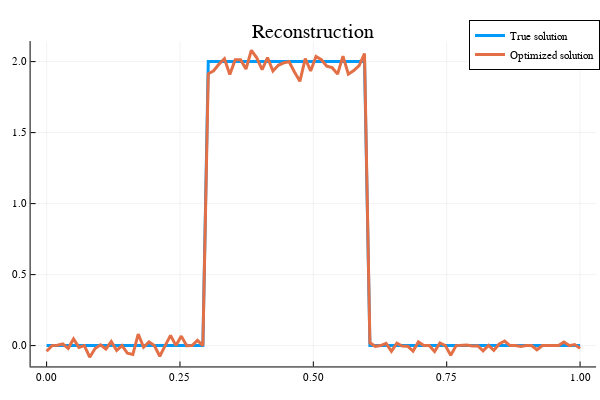

Write notebook code for a chart like this one.
### Code cell
x=[xt,xbest];

plot(px,x,title="Reconstruction",label=["True solution" "Optimized solution"],lw=3)

### Figure 1 — Plotly figure (JSON) as saved in the notebook; plotly's stock layout.template omitted (floating-point values rounded to 4 significant figures)
{"data": [{"colorbar": {"len": 0.9039, "title": "", "x": 0.9934, "y": 0.4896}, "legendgroup": "True solution", "line": {"color": "rgba(0, 154, 250, 1.000)", "dash": "solid", "shape": "linear", "width": 3}, "mode": "lines", "name": "True solution", "showlegend": true, "type": "scatter", "x": [0, 0.0101, 0.0202, 0.0303, 0.0404, 0.05051, 0.06061, 0.07071, 0.08081, 0.09091, 0.101, 0.1111, 0.1212, 0.1313, 0.1414, 0.1515, 0.1616, 0.1717, 0.1818, 0.1919, 0.202, 0.2121, 0.2222, 0.2323, 0.2424, 0.2525, 0.2626, 0.2727, 0.2828, 0.2929, 0.303, 0.3131, 0.3232, 0.3333, 0.3434, 0.3535, 0.3636, 0.3737, 0.3838, 0.3939, 0.404, 0.4141, 0.4242, 0.4343, 0.4444, 0.4545, 0.4646, 0.4747, 0.4848, 0.4949, 0.5051, 0.5152, 0.5253, 0.5354, 0.5455, 0.5556, 0.5657, 0.5758, 0.5859, 0.596, 0.6061, 0.6162, 0.6263, 0.6364, 0.6465, 0.6566, 0.6667, 0.6768, 0.6869, 0.697, 0.7071, 0.7172, 0.7273, 0.7374, 0.7475, 0.7576, 0.7677, 0.7778, 0.7879, 0.798, 0.8081, 0.8182, 0.8283, 0.8384, 0.8485, 0.8586, 0.8687, 0.8788, 0.8889, 0.899, 0.9091, 0.9192, 0.9293, 0.9394, 0.9495, 0.9596, 0.9697, 0.9798, 0.9899, 1], "xaxis": "x", "y": [0, 0, 0, 0, 0, 0, 0, 0, 0, 0, 0, 0, 0, 0, 0, 0, 0, 0, 0, 0, 0, 0, 0, 0, 0, 0, 0, 0, 0, 0, 2, 2, 2, 2, 2, 2, 2, 2, 2, 2, 2, 2, 2, 2, 2, 2, 2, 2, 2, 2, 2, 2, 2, 2, 2, 2, 2, 2, 2, 2, 0, 0, 0, 0, 0, 0, 0, 0, 0, 0, 0, 0, 0, 0, 0, 0, 0, 0, 0, 0, 0, 0, 0, 0, 0, 0, 0, 0, 0, 0, 0, 0, 0, 0, 0, 0, 0, 0, 0, 0], "yaxis": "y"}, {"colorbar": {"len": 0.9039, "title": "", "x": 0.9934, "y": 0.4896}, "legendgroup": "Optimized solution", "line": {"color": "rgba(227, 111, 71, 1.000)", "dash": "solid", "shape": "linear", "width": 3}, "mode": "lines", "name": "Optimized solution", "showlegend": true, "type": "scatter", "x": [0, 0.0101, 0.0202, 0.0303, 0.0404, 0.05051, 0.06061, 0.07071, 0.08081, 0.09091, 0.101, 0.1111, 0.1212, 0.1313, 0.1414, 0.1515, 0.1616, 0.1717, 0.1818, 0.1919, 0.202, 0.2121, 0.2222, 0.2323, 0.2424, 0.2525, 0.2626, 0.2727, 0.2828, 0.2929, 0.303, 0.3131, 0.3232, 0.3333, 0.3434, 0.3535, 0.3636, 0.3737, 0.3838, 0.3939, 0.404, 0.4141, 0.4242, 0.4343, 0.4444, 0.4545, 0.4646, 0.4747, 0.4848, 0.4949, 0.5051, 0.5152, 0.5253, 0.5354, 0.5455, 0.5556, 0.5657, 0.5758, 0.5859, 0.596, 0.6061, 0.6162, 0.6263, 0.6364, 0.6465, 0.6566, 0.6667, 0.6768, 0.6869, 0.697, 0.7071, 0.7172, 0.7273, 0.7374, 0.7475, 0.7576, 0.7677, 0.7778, 0.7879, 0.798, 0.8081, 0.8182, 0.8283, 0.8384, 0.8485, 0.8586, 0.8687, 0.8788, 0.8889, 0.899, 0.9091, 0.9192, 0.9293, 0.9394, 0.9495, 0.9596, 0.9697, 0.9798, 0.9899, 1], "xaxis": "x", "y": [-0.03961, 0, 0.002132, 0.01182, -0.01936, 0.04669, -0.01261, 0, -0.08199, -0.02024, 0.005209, -0.02422, 0.02846, -0.03411, 0, -0.05403, -0.06271, 0.08142, -0.01147, 0.02596, 0, -0.07494, 0, 0.07235, 0, 0.06686, -0.0009313, 0, 0.03645, 0, 1.914, 1.936, 1.982, 2.02, 1.908, 2.012, 2.013, 1.947, 2.08, 2.027, 1.943, 2.029, 1.933, 1.974, 1.992, 1.999, 1.927, 1.861, 2.021, 1.934, 2.036, 2.013, 1.968, 1.957, 1.912, 2.039, 1.911, 1.937, 1.972, 2.057, 0.01966, -0.00513, 0, 0.01595, -0.04063, 0.01633, -0.00322, -0.004021, -0.03846, 0.02545, 0, 0, -0.04209, 0.01916, 0, -0.0684, 0, 0.004063, 0.003402, -0.002692, -0.0004187, -0.0372, 0.001367, -0.0333, 0.01164, 0.03228, 0, 0, -0.005709, 0, 0, -0.02924, 0, 0, 0, 0, 0.02519, 0, 0.007828, -0.01948], "yaxis": "y"}], "layout": {"annotations": [{"font": {"color": "rgba(0, 0, 0, 1.000)", "family": "sans-serif", "size": 20}, "rotation": 0, "showarrow": false, "text": "Reconstruction", "x": 0.5222, "xanchor": "center", "xref": "paper", "y": 1, "yanchor": "top", "yref": "paper"}], "height": 400, "legend": {"bgcolor": "rgba(255, 255, 255, 1.000)", "bordercolor": "rgba(0, 0, 0, 1.000)", "borderwidth": 1, "font": {"color": "rgba(0, 0, 0, 1.000)", "family": "sans-serif", "size": 11}, "title": {"font": {"color": "rgba(0, 0, 0, 1.000)", "family": "sans-serif", "size": 15}, "text": ""}, "tracegroupgap": 0, "traceorder": "normal", "x": 1, "xanchor": "auto", "y": 1, "yanchor": "auto"}, "margin": {"b": 20, "l": 0, "r": 0, "t": 20}, "paper_bgcolor": "rgba(255, 255, 255, 1.000)", "plot_bgcolor": "rgba(255, 255, 255, 1.000)", "showlegend": true, "width": 600, "xaxis": {"anchor": "y", "domain": [0.05101, 0.9934], "gridcolor": "rgba(0, 0, 0, 0.100)", "gridwidth": 0.5, "linecolor": "rgba(0, 0, 0, 1.000)", "mirror": false, "range": [-0.03, 1.03], "showgrid": true, "showline": true, "showticklabels": true, "tickangle": 0, "tickcolor": "rgb(0, 0, 0)", "tickfont": {"color": "rgba(0, 0, 0, 1.000)", "family": "sans-serif", "size": 11}, "tickmode": "array", "ticks": "inside", "ticktext": ["0.00", "0.25", "0.50", "0.75", "1.00"], "tickvals": [0, 0.25, 0.5, 0.75, 1], "title": "", "titlefont": {"color": "rgba(0, 0, 0, 1.000)", "family": "sans-serif", "size": 15}, "type": "-", "visible": true, "zeroline": false, "zerolinecolor": "rgba(0, 0, 0, 1.000)"}, "yaxis": {"anchor": "x", "domain": [0.03762, 0.9415], "gridcolor": "rgba(0, 0, 0, 0.100)", "gridwidth": 0.5, "linecolor": "rgba(0, 0, 0, 1.000)", "mirror": false, "range": [-0.1468, 2.145], "showgrid": true, "showline": true, "showticklabels": true, "tickangle": 0, "tickcolor": "rgb(0, 0, 0)", "tickfont": {"color": "rgba(0, 0, 0, 1.000)", "family": "sans-serif", "size": 11}, "tickmode": "array", "ticks": "inside", "ticktext": ["0.0", "0.5", "1.0", "1.5", "2.0"], "tickvals": [0, 0.5, 1, 1.5, 2], "title": "", "titlefont": {"color": "rgba(0, 0, 0, 1.000)", "family": "sans-serif", "size": 15}, "type": "-", "visible": true, "zeroline": false, "zerolinecolor": "rgba(0, 0, 0, 1.000)"}}}
